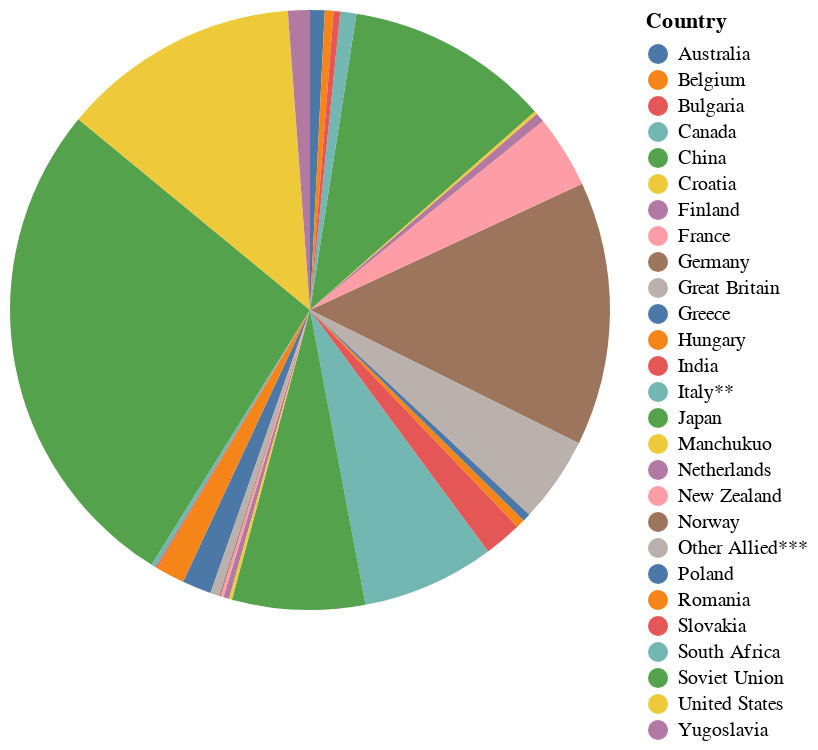

The notebook cell saved with this chart:
### Code cell
# Define input dropdown
input_dropdown = alt.binding_select(options=['Allied', 'Axis'], name='Region')
selection = alt.selection_single(fields=['Side'], bind=input_dropdown, name='Region ')

# Create pie chart
base = alt.Chart(ww2).mark_arc().encode(
    theta="Total",
    color="Country:N",
    tooltip=['Total:Q','Country:N']
).add_selection(
    selection
).transform_filter(
    selection
)

# Add legend with scale
legend = alt.Chart(ww2).mark_rect().encode(
    y=alt.Y('Total:Q', axis=alt.Axis(title='Total Deaths')),
    color=alt.Color('Total:Q', scale=alt.Scale(scheme='tableau20'), legend=alt.Legend(orient='right', title='Total Deaths'))
)
base + legend
base

### Figure 1 — Vega-Lite specification as saved in the notebook (floating-point values rounded to 4 significant figures)
{"config": {"view": {"continuousWidth": 300, "continuousHeight": 300}}, "data": {"name": "data-0edbb3879cf1ab9a8e474d2d868200cb"}, "mark": {"type": "arc"}, "encoding": {"color": {"field": "Country", "type": "nominal"}, "theta": {"field": "Total", "type": "quantitative"}, "tooltip": [{"field": "Total", "type": "quantitative"}, {"field": "Country", "type": "nominal"}]}, "params": [{"name": "Region ", "select": {"type": "point", "fields": ["Side"]}, "bind": {"input": "select", "options": ["Allied", "Axis"], "name": "Region"}}], "transform": [{"filter": {"param": "Region "}}], "$schema": "https://vega.github.io/schema/vega-lite/v5.8.0.json", "datasets": {"data-0edbb3879cf1ab9a8e474d2d868200cb": [{"Country": "Soviet Union", "Side": "Allied", "Total": 34480000.0}, {"Country": "Germany", "Side": "Axis", "Total": 18100000.0}, {"Country": "United States", "Side": "Allied", "Total": 16350000.0}, {"Country": "China", "Side": "Allied", "Total": 14000000.0}, {"Country": "Italy**", "Side": "Axis", "Total": 9100000.0}, {"Country": "Japan", "Side": "Axis", "Total": 9100000.0}, {"Country": "Great Britain", "Side": "Allied", "Total": 5896000.0}, {"Country": "France", "Side": "Allied", "Total": 5000000.0}, {"Country": "India", "Side": "Allied", "Total": 2581000.0}, {"Country": "Poland", "Side": "Allied", "Total": 2000000.0}, {"Country": "Romania", "Side": "Axis", "Total": 2000000.0}, {"Country": "Yugoslavia", "Side": "Allied", "Total": 1500000.0}, {"Country": "Canada", "Side": "Allied", "Total": 1100000.0}, {"Country": "Australia", "Side": "Allied", "Total": 1000000.0}, {"Country": "Finland", "Side": "Axis", "Total": 650000.0}, {"Country": "Other Allied***", "Side": "Allied", "Total": 620000.0}, {"Country": "Belgium", "Side": "Allied", "Total": 600000.0}, {"Country": "Hungary", "Side": "Axis", "Total": 600000.0}, {"Country": "Greece", "Side": "Allied", "Total": 540000.0}, {"Country": "Bulgaria", "Side": "Axis", "Total": 450000.0}, {"Country": "Netherlands", "Side": "Allied", "Total": 400000.0}, {"Country": "South Africa", "Side": "Allied", "Total": 330000.0}, {"Country": "New Zealand", "Side": "Allied", "Total": 204000.0}, {"Country": "Croatia", "Side": "Axis", "Total": 200000.0}, {"Country": "Manchukuo", "Side": "Axis", "Total": 200000.0}, {"Country": "Norway", "Side": "Allied", "Total": 90000.0}, {"Country": "Slovakia", "Side": "Axis", "Total": 80000.0}]}}
